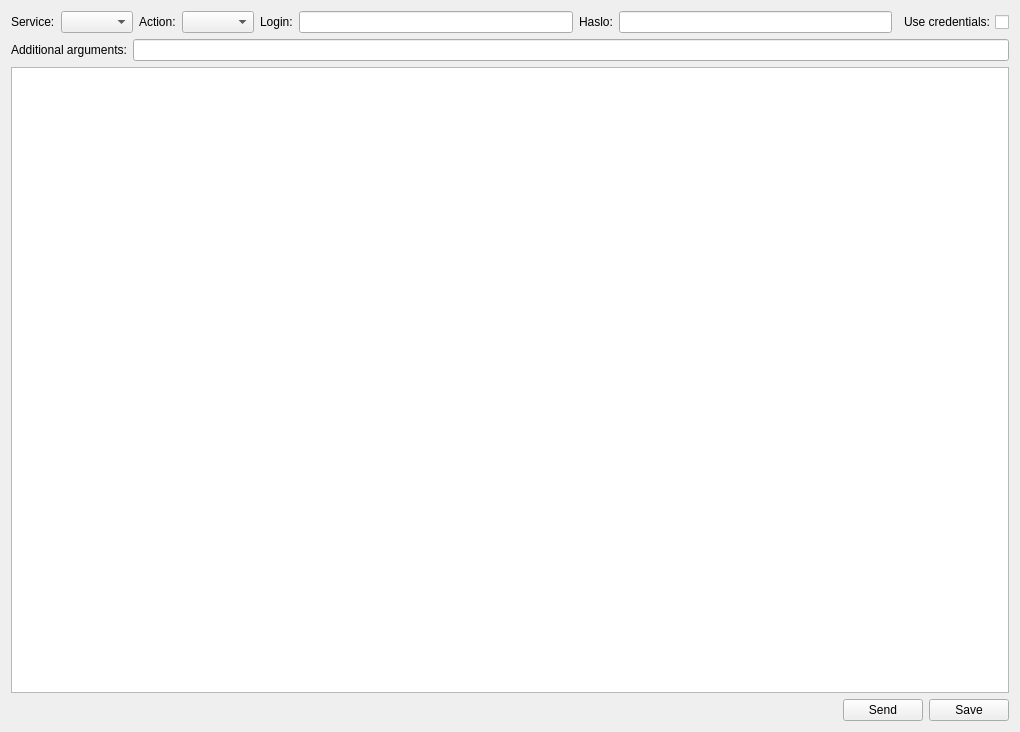
<?xml version="1.0" encoding="UTF-8"?>
<ui version="4.0">
 <class>Form</class>
 <widget class="QWidget" name="Form">
  <property name="geometry">
   <rect>
    <x>0</x>
    <y>0</y>
    <width>1020</width>
    <height>732</height>
   </rect>
  </property>
  <property name="windowTitle">
   <string>Run for fun app test</string>
  </property>
  <layout class="QVBoxLayout" name="verticalLayout_2">
   <item>
    <layout class="QVBoxLayout" name="verticalLayout">
     <item>
      <layout class="QHBoxLayout" name="horizontalLayout_3">
       <item>
        <widget class="QLabel" name="label">
         <property name="text">
          <string>Service:</string>
         </property>
        </widget>
       </item>
       <item>
        <widget class="QComboBox" name="cbServices"/>
       </item>
       <item>
        <widget class="QLabel" name="label_3">
         <property name="text">
          <string>Action:</string>
         </property>
        </widget>
       </item>
       <item>
        <widget class="QComboBox" name="cbActions"/>
       </item>
       <item>
        <widget class="QLabel" name="label_4">
         <property name="text">
          <string>Login:</string>
         </property>
        </widget>
       </item>
       <item>
        <widget class="QLineEdit" name="tbLogin"/>
       </item>
       <item>
        <widget class="QLabel" name="label_5">
         <property name="text">
          <string>Haslo:</string>
         </property>
        </widget>
       </item>
       <item>
        <widget class="QLineEdit" name="tbPass">
         <property name="echoMode">
          <enum>QLineEdit::Password</enum>
         </property>
        </widget>
       </item>
       <item>
        <widget class="QCheckBox" name="cbCredentials">
         <property name="layoutDirection">
          <enum>Qt::RightToLeft</enum>
         </property>
         <property name="text">
          <string>Use credentials:</string>
         </property>
        </widget>
       </item>
      </layout>
     </item>
     <item>
      <layout class="QHBoxLayout" name="horizontalLayout_2">
       <item>
        <widget class="QLabel" name="label_2">
         <property name="text">
          <string>Additional arguments:</string>
         </property>
        </widget>
       </item>
       <item>
        <widget class="QLineEdit" name="tbCookie"/>
       </item>
      </layout>
     </item>
     <item>
      <widget class="QPlainTextEdit" name="tbResults"/>
     </item>
     <item>
      <layout class="QHBoxLayout" name="horizontalLayout">
       <item>
        <spacer name="horizontalSpacer">
         <property name="orientation">
          <enum>Qt::Horizontal</enum>
         </property>
         <property name="sizeHint" stdset="0">
          <size>
           <width>40</width>
           <height>20</height>
          </size>
         </property>
        </spacer>
       </item>
       <item>
        <widget class="QPushButton" name="bSend">
         <property name="text">
          <string>Send</string>
         </property>
        </widget>
       </item>
       <item>
        <widget class="QPushButton" name="bSave">
         <property name="maximumSize">
          <size>
           <width>100</width>
           <height>16777215</height>
          </size>
         </property>
         <property name="text">
          <string>Save</string>
         </property>
        </widget>
       </item>
      </layout>
     </item>
    </layout>
   </item>
  </layout>
 </widget>
 <resources/>
 <connections/>
</ui>
